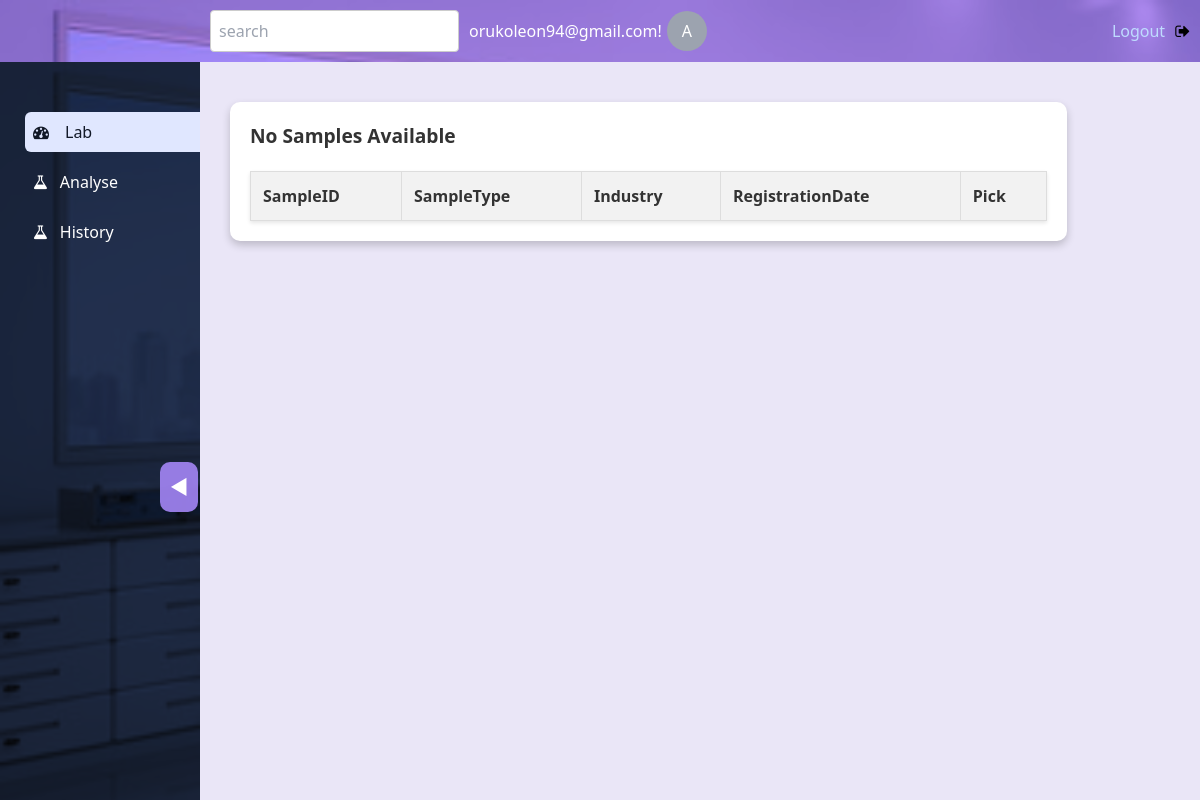
/analyse/sample-list/ (signed in), run on an earlier commit of the app's database.
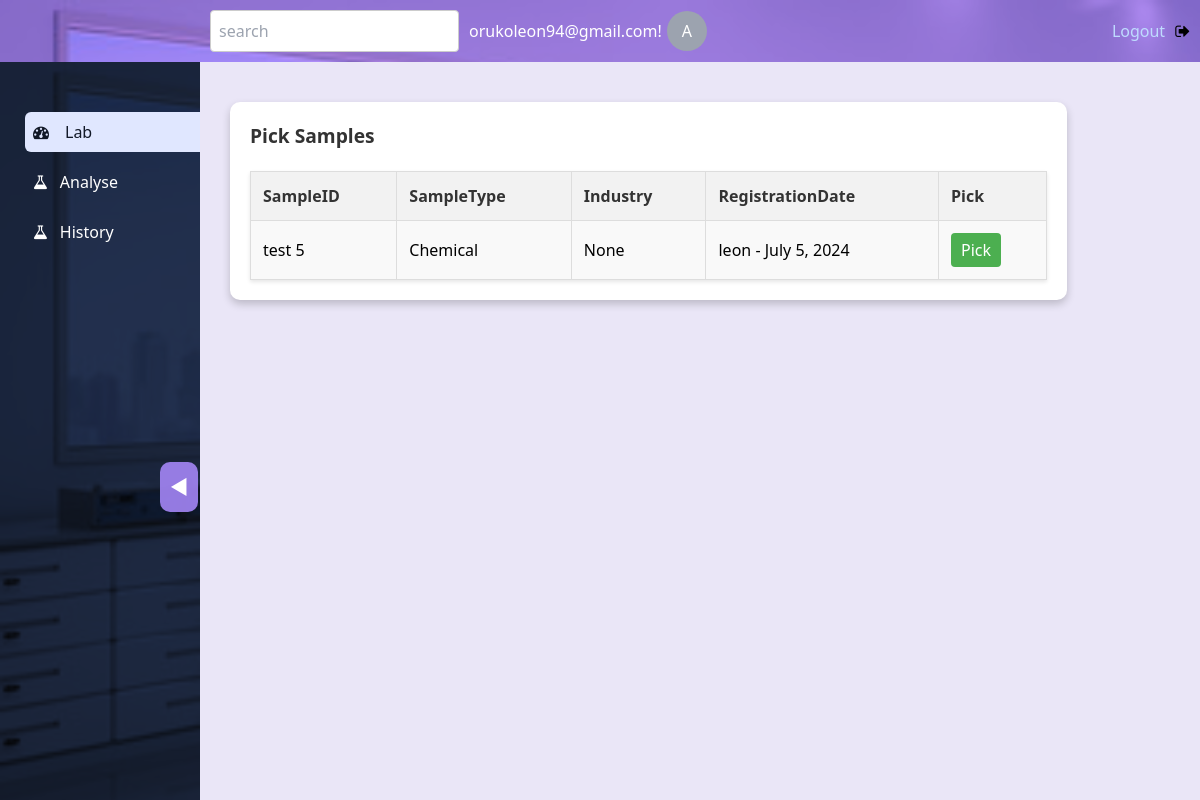
And on a later commit of the database.
### core/models.py (models this page shows, shortened)
class Sample(models.Model):
    REGISTRATION = 'registration'
    ANALYST_TASK = 'analysis'
    AGRONOMIST_TASK = 'recommendation'
    LAB_MANAGER_TASK = 'processing'
    COMPLETE='complete'
    STAGE_CHOICES = [
        (REGISTRATION, 'Registration stage'),
        (ANALYST_TASK, 'Analysis stage'),
        (AGRONOMIST_TASK, 'Recommendation stage'),
        (LAB_MANAGER_TASK, 'Processing stage'),
        (COMPLETE,'Complete')
    ]
    CHEMICAL='Chemical'
    MICROBIO='Microbiology'
    FULL='Full'
    TEST_CHOICES=[
        (CHEMICAL,'Chemical Analysis'),
        (MICROBIO,'Microbiology'),
        (FULL,'Full analysis')
    ]
    sample_id = models.CharField(max_length=20, unique=True)
    sample_name = models.CharField(max_length=100)
    test_id = models.CharField(max_length=100,choices=TEST_CHOICES,default=CHEMICAL)
    customer = models.ForeignKey(Clients,on_delete=models.SET_NULL,null=True)
    date_of_registration = models.DateField(default=timezone.now)
    registered_by = models.ForeignKey(settings.AUTH_USER_MODEL, on_delete=models.CASCADE)
    stage = models.CharField(max_length=20, choices=STAGE_CHOICES, default=REGISTRATION)

class Clients(models.Model):
    name=models.CharField(max_length=150)
    contact=models.CharField(max_length=150)
    email=models.EmailField()
    industry=models.ForeignKey(Industry,on_delete=models.SET_NULL,null=True)
    class Meta:
        ordering = ['name']

class CustomUsers(AbstractUser):
    ADMIN = 'Admin'
    ANALYST = 'Analyst'
    AGRONOMIST = 'Agronomist'
    LAB_MANAGER = 'Lab Manager'
    POSTS = [
        (ADMIN, 'Admin'),
        (ANALYST, 'Analyst'),
        (AGRONOMIST, 'Agronomist'),
        (LAB_MANAGER, 'Lab Manager')
    ]
    email = models.EmailField(unique=True)
    post = models.CharField(max_length=20, choices=POSTS, default=ANALYST)
    date_joined = models.DateTimeField(default=timezone.now)
    is_superuser = models.BooleanField(default=False)
    username = models.CharField(max_length=150,unique=True)
    USERNAME_FIELD = "email"
    REQUIRED_FIELDS = ["username","first_name", "last_name"]
    objects = CustomUserManager()
    class Meta:
        verbose_name = "User"
        verbose_name_plural = "Users"
        permissions = [
            ('admin', 'Can access admin features'),
            ('analyst', 'Can access analyst features'),
            ('agronomist', 'Can access agronomist features'),
            ('labmanager', 'Can access lab manager features'),
        ]
    groups = models.ManyToManyField(
        'auth.Group',
        verbose_name='groups',
        blank=True,
        related_name='custom_user_groups',
        related_query_name='custom_user_group',
    )
    user_permissions = models.ManyToManyField(
        'auth.Permission',
        verbose_name='user permissions',
        blank=True,
        related_name='custom_user_permissions',
        related_query_name='custom_user_permission',
    )

### analysis/views.py (the view, shortened to what this page needs)
# urls.py: path('sample-list/', views.sample_list_view, name='sample-list-view'),
@login_required
@role_required([CustomUsers.ANALYST,CustomUsers.LAB_MANAGER])
def sample_list_view(request):
    samples = Sample.objects.filter(stage='registration')
    return render(request, 'analysis/sample-list.html', {'samples': samples})

### core/decorator.py (called while the page is built)
def role_required(roles):
    def decorator(view_func):
        @wraps(view_func)
        def _wrapped_view(request, *args, **kwargs):
            user = request.user
            if user.is_authenticated and hasattr(user, 'post'):
                user_role = user.post
                if user_role in roles:
                    return view_func(request, *args, **kwargs)
            return HttpResponseForbidden("You don't have permission to access this page.")
        return _wrapped_view
    return decorator

### analysis/templates/analysis/sample-list.html (shortened to what this page needs)
{% extends 'analysis/base.html' %}
{% block content %}
{% load static %}
<!DOCTYPE html>
<HTML LANG="EN">
<HEAD>
</HEAD>
<BODY>
    <div class="table-container">
      {% if samples %}
      <H1 class="h1">Pick Samples</H1>
      {% else %}
      <H1 class="h1">No Samples Available</H1>
      {% endif %}
      <TABLE>
        <TR>
            <TH>SampleID</TH>
            <TH>SampleType</TH>
            <TH>Industry</TH>
            <TH>RegistrationDate</TH>
            <TH>Pick</TH>
        </TR>
        {% for sample in samples %}
        <TR>
            <TD>{{ sample.sample_id }}</TD>
            <TD>{{ sample.test_id }}</TD>
            <TD>{{ sample.customer.industry }}</TD>
            <TD>{{ sample.registered_by.username }} - {{ sample.date_of_registration }}</TD>
            <TD>
                <FORM ACTION="{% url 'analysis:sample-list-view' %}" METHOD="POST">
                    <BUTTON TYPE="SUBMIT" CLASS="PICK-BUTTON">Pick</BUTTON>
                </FORM>
            </TD>
        </TR>
        {% endfor %}
    </TABLE>
    </div>
</BODY>
</HTML>
{% endblock %}

What changed in the data, as far as the page shows it:
added Sample: sample_id "test 5", test_id "Chemical", customer.industry "None", registered_by.username "leon", date_of_registration "July 5, 2024"
Also different on the page:
text no longer shown: "No Samples Available"
text now shown: "Pick Samples"
